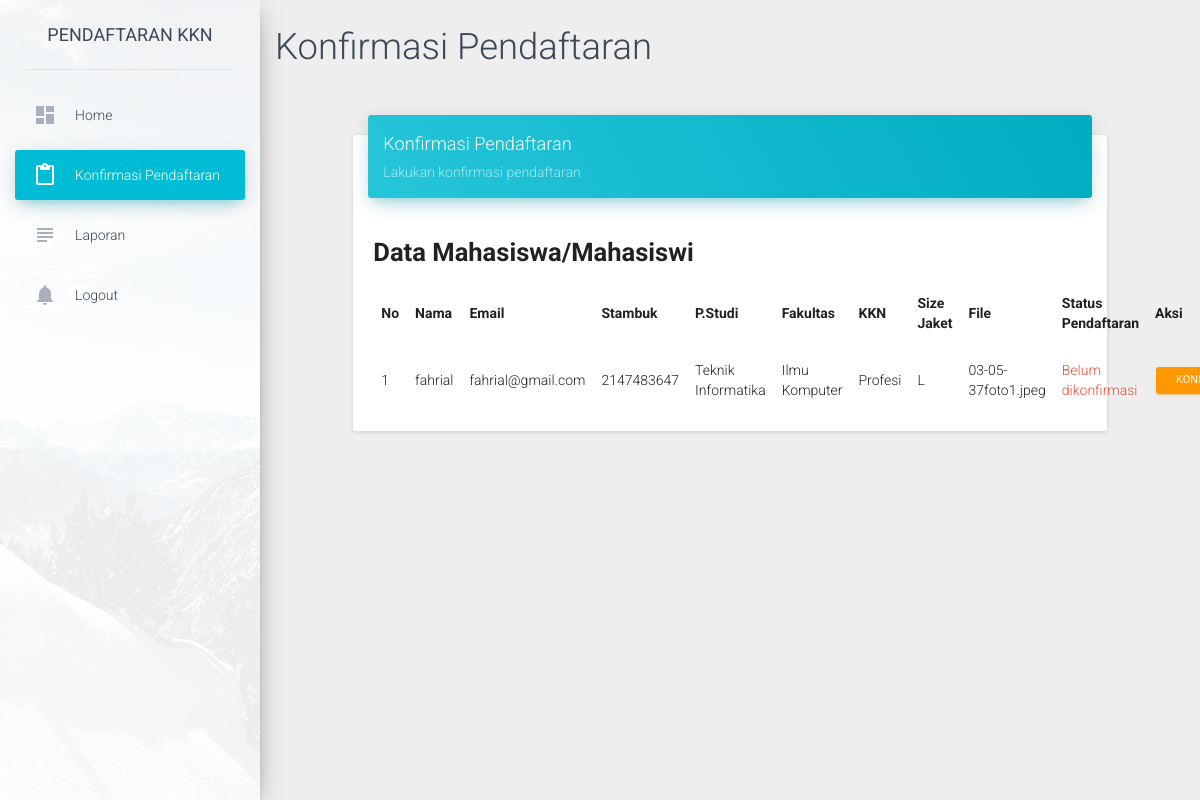
The app's page /dashboard/index.php?page=7 (signed in), older data.
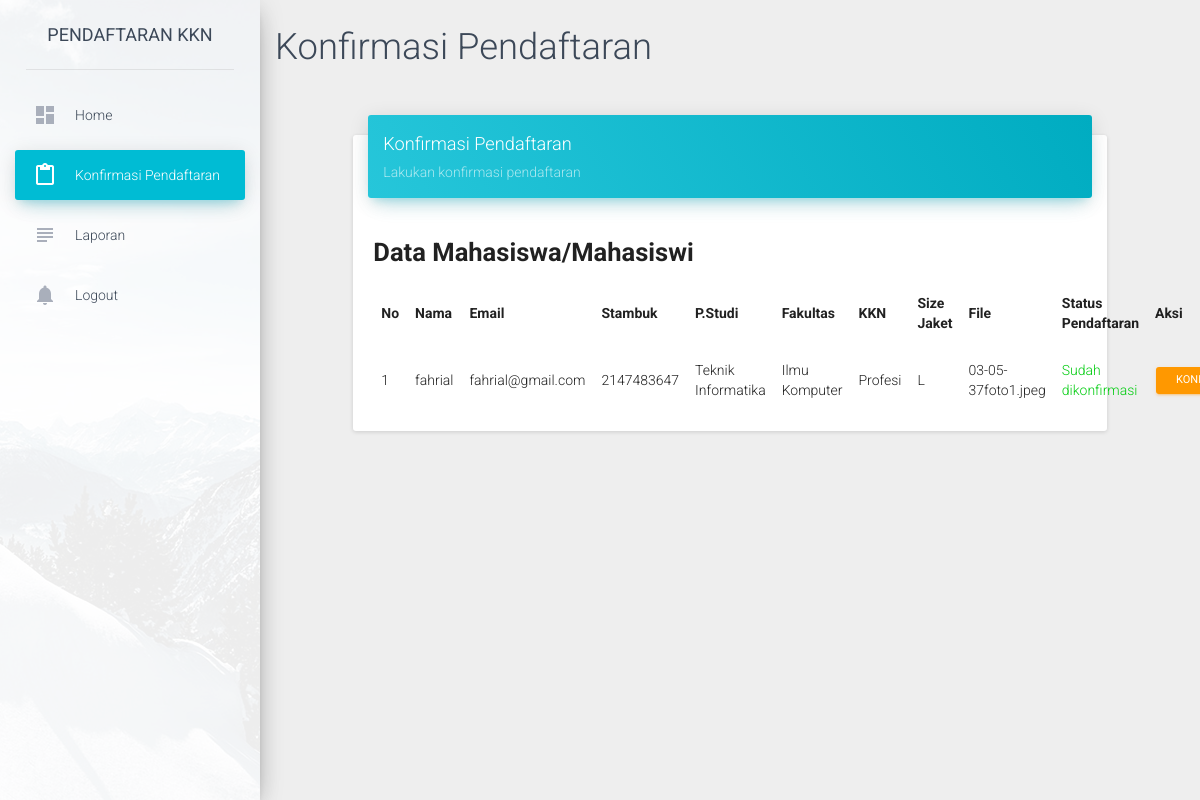
The same page, newer data.
### tables this page shows
CREATE TABLE `detail_pendaftaran` (
  `Id` int(11) NOT NULL,
  `id_user` int(11) DEFAULT NULL,
  `id_admin` int(11) DEFAULT NULL,
  `status_pendaftaran` varchar(255) DEFAULT NULL
);

CREATE TABLE `pendaftaran` (
  `Id` int(11) NOT NULL,
  `nama` varchar(100) DEFAULT NULL,
  `stb` int(11) DEFAULT NULL,
  `tempat_lahir` varchar(50) DEFAULT NULL,
  `tanggal_lahir` date DEFAULT NULL,
  `jenis_kelamin` char(1) DEFAULT NULL,
  `pstudi` varchar(50) DEFAULT NULL,
  `fakultas` varchar(50) DEFAULT NULL,
  `jkkn` varchar(10) DEFAULT NULL,
  `ujaket` varchar(4) NOT NULL,
  `upload_dpersyaratan` varchar(255) DEFAULT NULL
);

CREATE TABLE `akun` (
  `Id` int(11) NOT NULL,
  `email` varchar(255) DEFAULT NULL,
  `password` varchar(255) DEFAULT NULL,
  `nama_admin` varchar(255) DEFAULT NULL,
  `role_user` varchar(255) DEFAULT NULL,
  `id_user` int(255) DEFAULT NULL
);

### dashboard/include/konfirmasi_pendaftaran.php (the view, shortened to what this page needs)
<h2>Konfirmasi Pendaftaran</h2>
<div class="row">
    <div class="col-sm-15 col-md-8 col-lg-10 col-lg-offset-1">
        <div class="card" style="margin-top: 50px">
            <div class="card-header" data-background-color="blue">
                <h4 class="title">Konfirmasi Pendaftaran</h4>
                <p class="category">Lakukan konfirmasi pendaftaran</p>
            </div>
            <div class="card-content">
                <h3 style="overflow: hidden;"><b>Data Mahasiswa/Mahasiswi</b></h3>
				<table class="table table-hover">
					<thead>
						<tr>
							<td><b>No</b></td>
							<td><b>Nama</b></td>
							<td><b>Email</b></td>
							<td><b>Stambuk</b></td>
							<td><b>P.Studi</b></td>
							<td><b>Fakultas</b></td>
							<td><b>KKN</b></td>
							<td><b>Size Jaket</b></td>
							<td><b>File</b></td>
							<td><b>Status Pendaftaran</b></td>
							<td><b>Aksi</b></td>
						</tr>
					</thead>
				    <tbody>
				    	<?php
				    		$query 	= "SELECT a.nama,a.stb,a.pstudi,a.fakultas,a.jkkn,a.ujaket,a.upload_dpersyaratan, a.id as id_daftar, b.id as id_akun,b.email,c.*
				    				FROM pendaftaran a, akun b, detail_pendaftaran c
						    		WHERE a.id=b.id_user
						    		AND b.role_user=1
						    		AND c.id_user = a.id
                    				AND a.upload_dpersyaratan != ''
                    				";
				    		$exec 	=	mysqli_query($conn, $query);
				    		if ($exec) {
				    			$total	= mysqli_num_rows($exec);
				    			if ($total > 0) {
				    				while ($rows = mysqli_fetch_array($exec)) {
				    				    $status = $rows['status_pendaftaran']
				    	?>
									<tr>
										<td><?php echo ++$no; ?></td>
										<td><?php echo $rows['nama']; ?></td>
										<td><?php echo $rows['email']; ?></td>
										<td><?php echo $rows['stb']; ?></td>
										<td><?php echo $rows['pstudi']; ?></td>
										<td><?php echo $rows['fakultas']; ?></td>
										<td><?php echo $rows['jkkn']; ?></td>
										<td><?php echo $rows['ujaket']; ?></td>
										<td><?php echo $rows['upload_dpersyaratan']; ?></td>
										<td><?php
										$status == 0 ?
										print("<font color='#e74c3c'>Belum dikonfirmasi</font>") :
										print("<font color='##2ecc71'>Sudah dikonfirmasi</font>");
										?></td>
										<td>
											<a href="include/proses_konfirmasi_pendaftaran.php?ida=<?php echo $rows['id_akun'] ?>&idd=<?php echo $rows['id_daftar'] ?>&idu=<?php echo $Id ?>" class="btn btn-warning btn-sm">Konfirmasi</a>
										</td>
									</tr>
				    	<?php
				    				}
				    			}else{
				    				echo "<td colspan='5' align='center'><h3><b>Belum ada data </b></h3></td>";
				    			}
				    		}else{
				    			echo mysqli_error($conn);
				    		}
				    	?>
				    </tbody>
				</table>
            </div>
        </div>
    </div>
</div>

### dashboard/index.php (shortened to what this page needs)
<?php
$role = "";
if ($_SESSION['role_user'] == 0) {
	$role = "Admin";
}
$getPage = $_GET['page'];
switch ($getPage) {
	case 7:
		$page 				= "include/konfirmasi_pendaftaran.php";
		break;
}
?>
<!doctype html>
<html lang="en">
<head>
    <?php
    	include "include/libs.php";
    ?>
</head>
<body>
    <div class="wrapper">
        <div class="sidebar" data-color="blue" data-image="../assets/img/sidebar-1.jpg">
            <div class="logo">
                <a class="simple-text">
                    PENDAFTARAN KKN
                </a>
            </div>
            <div class="sidebar-wrapper">
                <ul class="nav">
                    <li class="<?php $_SESSION['active'] == 1 ? print("active") : print("") ?>">
                        <a href="index.php?page=1">
                            <i class="material-icons">dashboard</i>
                            <p>Home</p>
                        </a>
                    </li>
                    <?php
					if ($role == "Admin") {
					?>
					<li class="<?php $_SESSION['active'] == 4 ? print("active") : print("") ?>">
                        <a href="index.php?page=7">
                            <i class="material-icons">content_paste</i>
                            <p>Konfirmasi Pendaftaran </p>
                        </a>
                    <li class="<?php $_SESSION['active'] == 9 ? print("active") : print("") ?>">
                        <a href="index.php?page=18">
                            <i class="material-icons">subject</i>
                            <p>Laporan</p>
                        </a>
                    </li>
                    </li>
					<?php
					}
					?>
                    <li>
                        <a href="../logout.php">
                            <i class="material-icons text-gray">notifications</i>
                            <p>Logout</p>
                        </a>
                    </li>
                </ul>
            </div>
        </div>
        <div class="main-panel">
            <div class="content">
                <div class="container-fluid">
                   <?php
                   include $page;
                   ?>
                </div>
            </div>
        </div>
    </div>
</body>
</html>

### dashboard/include/libs.php (shortened to what this page needs)
<link href="../assets/css/bootstrap.min.css" rel="stylesheet" />
<link href="../assets/css/material-dashboard.css?v=1.2.0" rel="stylesheet" />
<link href="../assets/css/demo.css" rel="stylesheet" />
<link href="../assets/css/font-awesome.min.css" rel="stylesheet">

Row changes from the older to the newer data that the page shows:
changed detail_pendaftaran "fahrial": text "Belum dikonfirmasi" → "Sudah dikonfirmasi"
